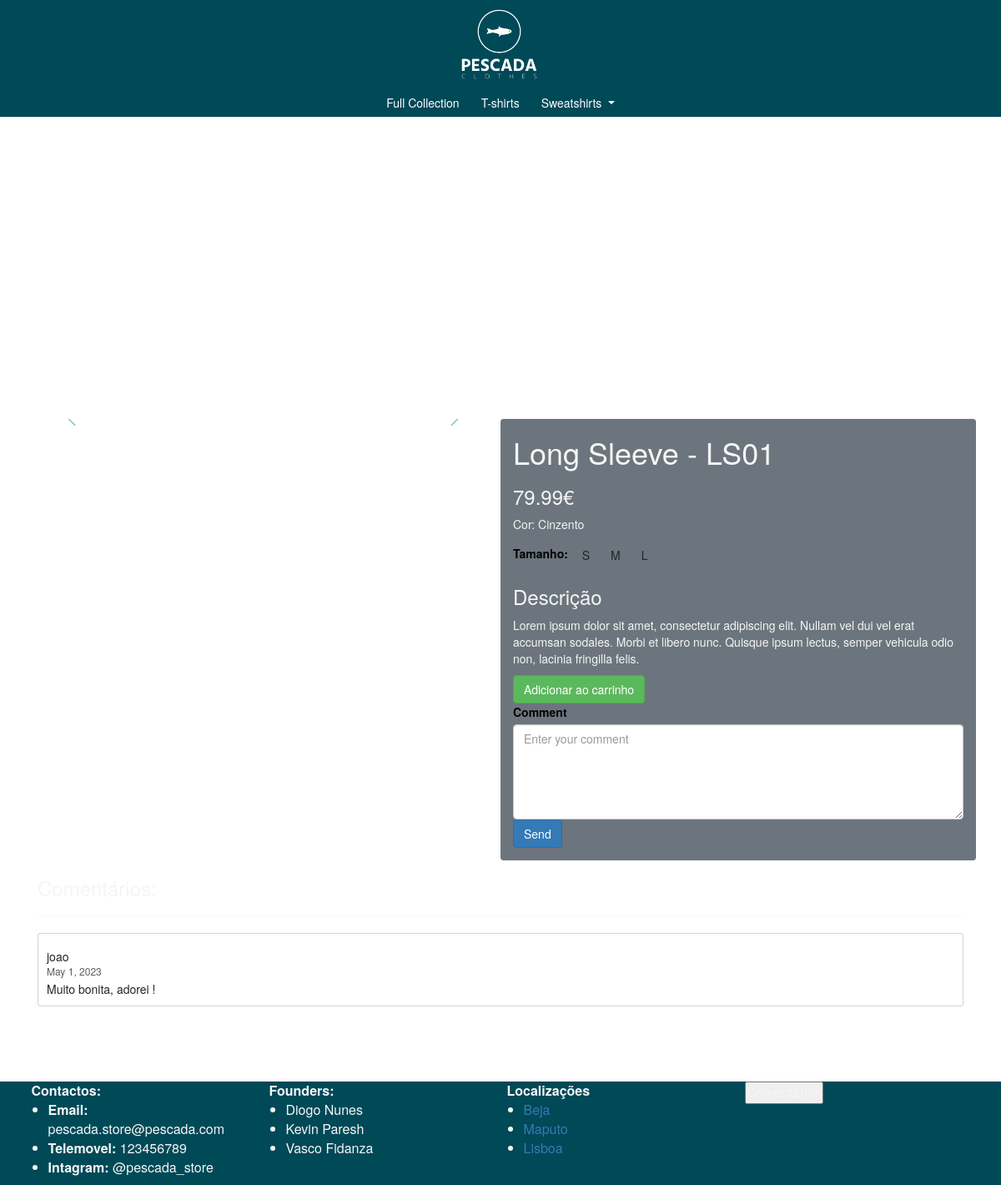
The page /17/detail/ on the database its author committed.
### store/models.py (models this page shows, shortened)
class Produto(models.Model):
    tamanho = models.CharField(max_length=1)
    cor = models.CharField(max_length=20)
    preco = models.DecimalField(max_digits=8, decimal_places=2)
    num_pontos = models.IntegerField(default=0)
    categoria = models.CharField(max_length=50)
    referencia = models.CharField(max_length=4)
    image = models.CharField(max_length=255, default="whiteLogo.png")
    stock = models.IntegerField(default=0)

class Comentario(models.Model):
    utilizador = models.ForeignKey(Utilizador, on_delete=models.CASCADE)
    descricao = models.CharField(max_length=2000)
    data = models.DateField()
    image = models.CharField(max_length=255, default="pescadaDraw.png")

class Utilizador(models.Model):
    user = models.OneToOneField(User, on_delete=models.CASCADE)
    primeiro_nome = models.CharField(max_length=50)
    apelido = models.CharField(max_length=50)
    data_nascimento = models.DateField()
    morada = models.CharField(max_length=150)
    numero_telemovel = models.IntegerField(default=0, validators=[MaxValueValidator(999999999)])
    num_cartao_cidadao = models.IntegerField(default=0, validators=[MaxValueValidator(999999999)])
    nif = models.IntegerField(default=0, validators=[MaxValueValidator(999999999)])
    email = models.EmailField(max_length=150, default="defaultMail@gmail.com")
    num_pontos = models.IntegerField(default=0)

### store/views.py (the view)
# urls.py: path('<int:produto_id>/detail/', views.detail_view, name='detail'),
def detail_view(request, produto_id):
    produto = get_object_or_404(Produto, pk=produto_id)
    comentarios = Comentario.objects.filter(image=produto.image).order_by('-data')
    context = {'produto': produto, 'comentarios': comentarios}
    return render(request, 'detail.html', context)

### templates/detail.html (shortened to what this page needs)
{% extends 'home.html' %}
 {% load static %}
{% block conteudo %}
    <div class="container">
      <div class="row">
        <div class="col-md-6">
            <div id="carouselExampleControls" class="carousel slide" data-bs-ride="carousel">
                <button class="carousel-control-prev" type="button" data-bs-target="#carouselExampleControls" data-bs-slide="prev">
                    <span class="carousel-control-prev-icon" aria-hidden="true"></span>
                </button>
                <button class="carousel-control-next" type="button" data-bs-target="#carouselExampleControls" data-bs-slide="next">
                    <span class="carousel-control-next-icon" aria-hidden="true"></span>
                </button>
            </div>
        </div>
        <div class="col-md-6 bg-secondary rounded" >
           <h1 class="float-start" >{{ produto.categoria }} - {{ produto.referencia }}</h1>
            <br>
            <br>
            <br>
            <h3>{{ produto.preco }}€</h3>
            <p>Cor: {{ produto.cor }}</p>
            <form>
                <div class="form-group">
                    <label for="size">Tamanho:</label>
                    <div class="btn-group" role="group" aria-label="Size">
                        <button type="button" class="btn btn-outline-dark">S</button>
                        <button type="button" class="btn btn-outline-dark">M</button>
                        <button type="button" class="btn btn-outline-dark">L</button>
                    </div>
                </div>
            </form>
            <h3>Descrição</h3>
            <p>Lorem ipsum dolor sit amet, consectetur adipiscing elit. Nullam vel dui vel erat accumsan sodales. Morbi et libero nunc. Quisque ipsum lectus, semper vehicula odio non, lacinia fringilla felis. </p>
            <button class=" btn btn-success">Adicionar ao carrinho</button>
            <form action="{% url 'comment' %}" method="post">
                <div class="form-group position-relative">
                  <label for="comment">Comment</label>
                  <textarea class="form-control" name="comment" rows="5" placeholder="Enter your comment"></textarea>
                  <button type="submit" class="btn btn-primary position-relative">
                      <span class="btn-text">Send</span>
                  </button>
                </div>
            </form>
        </div>
      </div>
      <div class="row">
          <div class="col-md-12">
            <h3>Comentários:</h3>
            <hr>
            {% if comentarios %}
              {% for comentario in comentarios %}
                <div class="card mb-3">
                  <div class="card-body">
                    <h5 class="card-title">{{ comentario.utilizador.user.username }}</h5>
                    <h6 class="card-subtitle mb-2 text-muted">{{ comentario.data }}</h6>
                    <p class="card-text">{{ comentario.descricao }}</p>
                  </div>
                </div>
              {% endfor %}
            {% else %}
              <p>No comments yet.</p>
            {% endif %}
          </div>
      </div>
    </div>
{% endblock %}

### store/static/store/css/style.css (style rules this page uses)
* { margin: 0; padding: 0; box-sizing: border-box; }
html { height: 100%; margin: 0; }
body { background-image: url('../images/FundoHome.jpg'); background-size: cover; background-repeat: no-repeat; background-position: top center; background-attachment: scroll; color: ghostwhite; display: flex; align-items: center; flex-direction: column; height: 100%; width: 100%; margin: 0; padding-top: 400px; }
.container { width: 100%; margin: 0 auto; overflow: auto; color: whitesmoke; }
.formulario h2, label { color: black; }
.carousel-control-prev-icon, .carousel-control-next-icon { filter: brightness(0%) saturate(100%) invert(27%) sepia(44%) saturate(2942%) hue-rotate(116deg) brightness(100%) contrast(100%); }

### rows shown on the page
Produto: categoria "Long Sleeve", referencia "LS01", preco "79.99", cor "Cinzento"
Comentario: utilizador.user.username "joao", data "May 1, 2023", descricao "Muito bonita, adorei !"
